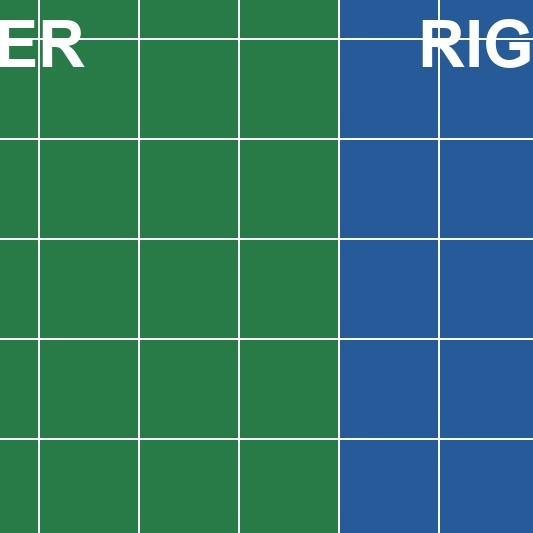
#> input picture artifacts/app-polish/release-qa/staging/worker-original.jpg, 533 x 533 px
$ python -i rendering.py   (imports and definitions only)
#> lines starting #> are read from the running program, lines starting #| are printed output that depends on the picture
"""Local-only Pillow/FFmpeg composition. No network or persistence adapters."""
from __future__ import annotations

import io
import json
import math
import os
import shutil
import subprocess
from pathlib import Path

from PIL import Image, ImageDraw, ImageFilter, ImageFont, ImageOps

SIZE = (1080, 1920)
FRAME_TIMES = {"hook": 1.0, "photo-1": 3.5, "photo-2": 6.5, "photo-3": 9.5, "composite": 13.0}


# [43 lines left out: functions font, text, badge, decode_photo, not called in this run]


def contain(photo, box, *, max_enlargement=1.35):
    scale = min(box[0] / photo.width, box[1] / photo.height, max_enlargement)
    return photo.resize((max(1, round(photo.width * scale)), max(1, round(photo.height * scale))), Image.Resampling.LANCZOS)


# [7 lines left out: function logo_layer, not called in this run]


def photo_base(photo):
    background = ImageOps.fit(photo, SIZE).filter(ImageFilter.GaussianBlur(46))
    background = Image.blend(background, Image.new("RGB", SIZE, "#111111"), 0.45)
    subject = contain(photo, (970, 1180))
    background.paste(subject, ((1080 - subject.width) // 2, 850 - subject.height // 2))
    return background


# [49 lines left out: functions hero_overlay, hook_card, composite_card, run, not called in this run]


def probe(path, ffprobe):
    return json.loads(run([ffprobe, "-v", "error", "-show_streams", "-show_format", "-of", "json", str(path)]))


# [61 lines left out: functions validate_video, render, not called in this run]

>>> import cv2
>>> picture = cv2.imread('../../../artifacts/app-polish/release-qa/staging/worker-original.jpg', cv2.IMREAD_GRAYSCALE)
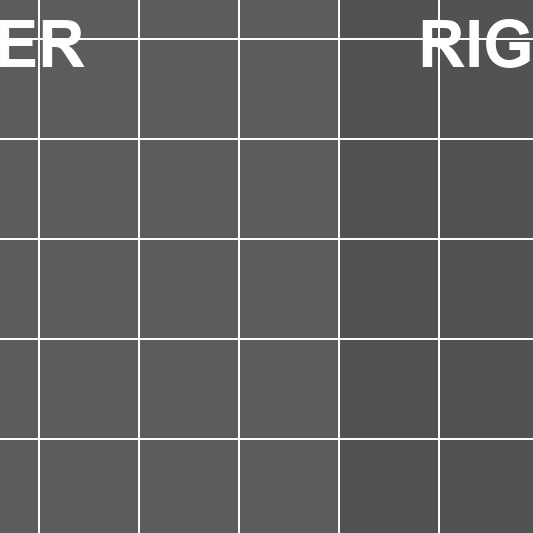
#> picture: shape (533, 533); min 75, max 255, mean 97.2
#> (the run stopped early here; a loop or call above may not have finished)
